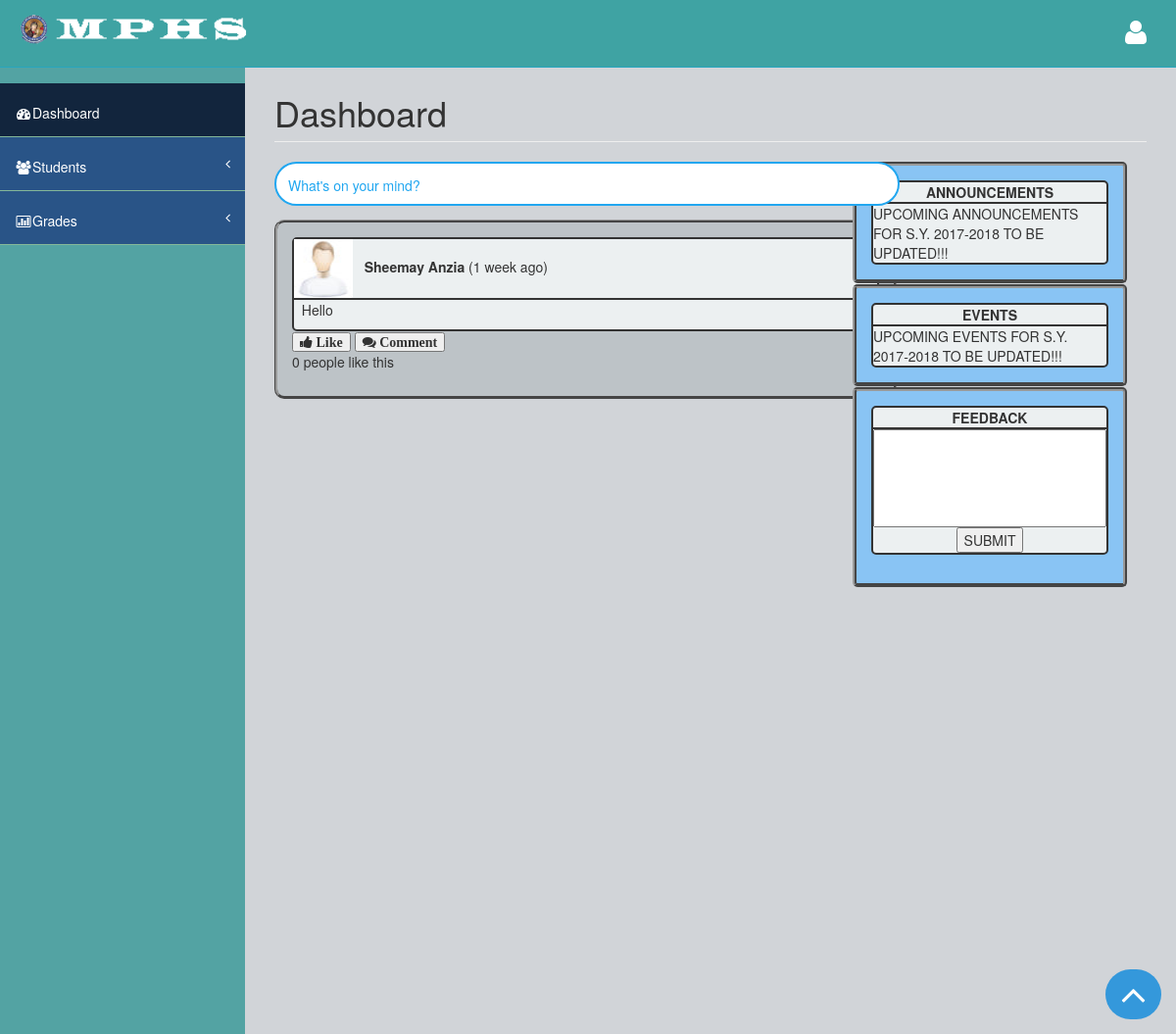
/Faculty/teacher.php, run on the app's committed database.
### tables this page shows
CREATE TABLE `announcements` (
  `ann_id` int(255) NOT NULL AUTO_INCREMENT,
  `Announcement` varchar(1000) NOT NULL,
  `Events` varchar(1000) NOT NULL,
  PRIMARY KEY (`ann_id`)
);

CREATE TABLE `post_tbl` (
  `post_id` int(50) NOT NULL AUTO_INCREMENT,
  `user_email` varchar(100) NOT NULL,
  `user_pic` varchar(1000) NOT NULL,
  `ufname` varchar(50) NOT NULL,
  `ulname` varchar(50) NOT NULL,
  `post_msg` varchar(1000) NOT NULL,
  `post_time` int(255) NOT NULL,
  `likes` int(255) NOT NULL DEFAULT '0',
  PRIMARY KEY (`post_id`)
);

### Faculty/teacher.php (the view, shortened to what this page needs)
<?php
include('check.php');
?>
<!DOCTYPE html>
<html>
<head>
	<?php include('link.php'); ?>
   </head>
<body onload="onLoadPage()">
    <div id="wrapper">
        <nav class="navbar navbar-default navbar-fixed-top" role="navigation" id="navbar">
            <div class="navbar-header">
                <a class="navbar-brand" href="teacher.php"><img src="../images/ico/android-icon-48x48.png" alt="logo"><img src="../images/logo.png" alt="logo"></a>
            </div>
            <ul class="nav navbar-top-links navbar-right">
                <li class="dropdown">
                    <a class="dropdown-toggle" data-toggle="dropdown" href="#">
                        <i class="fa fa-user fa-2x"></i>
                    </a>
                </li>
            </ul>
        </nav>
        <nav class="navbar-default navbar-static-side" role="navigation">
            <div class="sidebar-collapse">
                <ul class="nav" id="side-menu">
                    <li>
                        <div class="user-section">
                            <div class="user-info">
                            </div>
                        </div>
                    </li>
                    <li class="selected a">
                        <a href="teacher.php"><i class="fa fa-dashboard fa-fw"></i>Dashboard</a>
                    </li>
                    <li>
                        <a href="#"><i class="fa fa-users fa-fw"></i>Students<span class="fa arrow"></span></a>
                    </li>
                    <li>
                        <a href="#"><i class="fa fa-bar-chart-o fa-fw"></i>Grades<span class="fa arrow"></span></a>
                    </li>
                </ul>
            </div>
        </nav>
        <div id="page-wrapper">
            <div class="row">
                <div class="col-lg-12">
                    <h1 class="page-header">Dashboard</h1>
                </div>
            </div>
                <div class="sidepost panel-body sp1-1">
                    <div class="sp1-2">
                        <center><b>ANNOUNCEMENTS</b></center>
                    </div>
                    <div class="sp1-3">
                        <?php
                        $query=mysqli_query($conn,"SELECT Announcement FROM announcements");
                        while($row=mysqli_fetch_array($query)){
                            echo $row['Announcement'];
                        }
                        ?>
                    </div>
                </div>
                <div class="sidepost2 panel-body sp1-1">
                    <div class="sp1-2">
                        <center><b>EVENTS</b></center>
                    </div>
                    <div class="sp1-3">
                        <?php
                        $query=mysqli_query($conn,"SELECT Events FROM announcements");
                        while($row=mysqli_fetch_array($query)){
                            echo $row['Events'];
                        }
                        ?>
                    </div>
                </div>
                <div class="sidepost3 panel-body sp1-1">
                    <form method="post">
                    <div class="sp1-2">
                        <center><b>FEEDBACK</b></center>
                    </div>
                    <div class="sp1-3">
                        <textarea class="txtfeedback" name="feedback" id="feedback" onkeyup="textFeedbackAdjust(this)"></textarea>
                        <br>
                        <center><button name="sendfeedback">SUBMIT</button></center>
                    </div>
                    </form>
                </div>
            <div class="posts">
            <div class="row">
                <div class="col-lg-8">
                <form method="POST">
                    <textarea class="txtpost" name="txtpost" id="txtpost" onfocus="myFocus(this)" onblur="myBlur(this)" onkeyup="textAreaAdjust(this)" placeholder="What's on your mind?"></textarea>
                </form>
                </div>
            </div>
            </div>
            <div>
                <?php
                $query=mysqli_query($conn,"SELECT * FROM post_tbl ORDER BY post_id DESC");
                while($row=mysqli_fetch_array($query)){
                    if ($row['user_email'] == $_SESSION['user_email']) {
                ?>
                <div class="panel-body post">
                <p class="text-right"><a href="delete_post.php?deleted=1&id=<?php echo $row['post_id']; ?>" onClick="return confirm('Are you sure you want to delete?')"><span class="fa fa-times"></span></a></p>
                <div class="postname">
                        <img src="../uploads/<?php echo $row['user_pic'];?>" width="60" height="60">  &nbsp;
                        <b><?php echo $row['ufname']." ".$row['ulname'];?> </b>
                        <?php
                        echo "(";
                        include("timestamp.php");
                        echo ")";
                        ?></div>
                <div class="posttxt">
                        <p>&nbsp;&nbsp;<?php echo $row['post_msg']; ?></p>
                    </div>
                        <button name="like"><i class="fa fa-thumbs-up"> <b>Like</b></i></button>
                        <button name="comm"><i class="fa fa-comments"> <b>Comment</b></i></button>
                        <p><?php echo $row['likes']; ?> people like this</p>
                    </div>
                <?php
                    } else {
                ?>
                <div class="panel-body post">
                <div class="postname">
                    <img src="../uploads/<?php echo $row['user_pic'];?>" width="60" height="60">  &nbsp;
                        <b><?php echo $row['ufname']." ".$row['ulname'];?> </b>
                        <?php
                        echo "("; include("timestamp.php"); echo ")";
                        ?></div>
                    <div class="posttxt">
                        <p>&nbsp;&nbsp;<?php echo $row['post_msg']; ?></p>
                    </div>
                        <button name="like"><i class="fa fa-thumbs-up"> <b>Like</b></i></button>
                        <button name="comm"><i class="fa fa-comments"> <b>Comment</b></i></button>
                        <p><?php echo $row['likes']; ?> people like this</p>
                    </div>
                <?php
                }
                }
                ?>
            </div>
            <div>
                <a id="gototop" class="gototop" href="#"><i class="fa fa-angle-up fa-3x"></i></a>
            </div>
        </div>
    </div>
</body>
</html>

### Faculty/timestamp.php (shortened to what this page needs)
<?php
$sql2 = "SELECT * FROM post_tbl";
$result2 = $conn->query($sql2);
if ($result2->num_rows > 0) {
$seconds = time() - $row['post_time'];
$minutes = round($seconds / 60);
$hours = round($seconds / 3600);
$days = round($seconds / 86400);
$weeks = round($seconds / 604800);
$date=date_create();
date_timestamp_set($date, $row['post_time']);
if ($seconds <= 60) {
    echo time() - $row['post_time']." seconds ago";
}
else if(($seconds / 60) <= 60){
    if ($minutes == 1) {
        echo"one minute ago";
    } else {
        echo"$minutes minutes ago";
    }
}
else if ($hours <= 24) {
    if ($hours == 1) {
        echo"1 hour ago";
    } else {
        echo"$hours hours ago";
    }
}
else if ($days <= 7) {
    if ($days == 1) {
        echo"Yesterday ".date_format($date,"\@ g:i a");
    } else {
        echo date_format($date, "F j \@ g:i a Y");
    }
}
else if ($weeks <= 4) {
    if ($weeks == 1) {
        echo"1 week ago";
    } else {
        echo"$weeks weeks ago";
    }
}
}
?>

### assets/css/style.css (style rules this page uses)
body { background-color: #f8f8f8; }
#wrapper { width: 100%; margin-top: 55px!important; background-color:#53a3a3; }
#page-wrapper { padding: 0 15px; min-height: 568px; background-color:rgb(209, 212, 216); }
.navbar-static-side ul li { background-color:#295487; !important; }
.navbar-top-links li { display: inline-block; }
.navbar-top-links li:last-child { margin-right: 15px; }
.navbar-top-links li a { padding: 20px; min-height: 50px; }
.arrow { float: right; }
.fa.arrow:before { content: "\f104"; }
.selected.a { background-color: #12253d; }
@media (min-width:768px) { .navbar-static-side { z-index: 1; position: absolute; width: 250px; } }

### assets/css/main-style.css (style rules this page uses)
.user-info { display: block; color:#000!important; display: inline-block; padding: 15px; margin-bottom: 0px }
.navbar-top-links > li > a { color: #FFFFFF; }
.nav > li > a { padding: 20px 15px; }
#side-menu { background-color:#04B173; }
#side-menu a { color:#fff; border-bottom: 1px solid #84B899 !important; height: 55px; }
.selected { background-color:rgb(83, 163, 163); }
#navbar { background-color:rgb(63, 163, 163); }
.navbar-brand { padding-left:20px; }
.navbar-brand img { height:30px; }
.navbar-default { border-color: #27A6BE; }
@media (min-width:768px) { #page-wrapper { position: inherit; margin: 0 0 0 250px; padding: 0 30px; min-height: 1000px; } }

### Faculty/link.php (style rules this page uses)
.user-section { font-size:22px; background-color:rgb(83, 163, 163); }
.postname { border-left: 2px solid; border-right: 2px solid; border-top: 2px solid; border-bottom: 1px solid; border-top-left-radius: 5px; border-top-right-radius: 5px; background-color: #ecf0f1; }
.posttxt { border-left: 2px solid; border-right: 2px solid; border-top: 1px solid; border-bottom: 2px solid; border-bottom-left-radius: 5px; border-bottom-right-radius: 5px; background-color: #ecf0f1; }
.post { width: 635px; border-style: ridge groove outset; border-radius: 10px; background-color: #bdc3c7; border-color: #999; }
.sidepost { right: 0; margin-right: 50px; position: absolute; }
.sidepost2 { right: 0; position: absolute; margin-top: 125px; margin-right: 50px; }
.sidepost3 { right: 0; position: absolute; margin-top: 230px; margin-right: 50px; }
div.sp1-1 { width: 280px; border: 4px; border-style: groove ridge outset; border-radius: 5px; background-color: #89C4F4; border-color: #999; }
.sp1-2 { border-left: 2px solid; border-right: 2px solid; border-top: 2px solid; border-bottom: 1px solid; border-top-left-radius: 5px; border-top-right-radius: 5px; background-color: #ecf0f1; }
.sp1-3 { border-left: 2px solid; border-right: 2px solid; border-top: 1px solid; border-bottom: 2px solid; border-bottom-left-radius: 5px; border-bottom-right-radius: 5px; background-color: #ecf0f1; }
.gototop { position: fixed; right: 0; bottom: 0; margin: 15px; padding: 15px; background: #3498db; border-radius: 50px; }
.gototop i { line-height: 0.5em; color: #fff; }
.txtpost { overflow:hidden; font-size:14px; border-radius:30px; resize: none; padding: 12px; height: 45px; width: 638px; outline: none; border: 2px solid #22A7F0; }
.txtfeedback { overflow:hidden; height: 100px; font-size:14px; width: 238px; resize: none; outline: none; }

### data on the page
announcements: Announcement "UPCOMING ANNOUNCEMENTS FOR S.Y. 2017-2018 TO BE UPDATED!!!", Events "UPCOMING EVENTS FOR S.Y. 2017-2018 TO BE UPDATED!!!"
post_tbl: user_pic (placeholder picture), ufname "Sheemay", ulname "Anzia", post_time "1 week ago", post_msg "Hello", likes "0"
